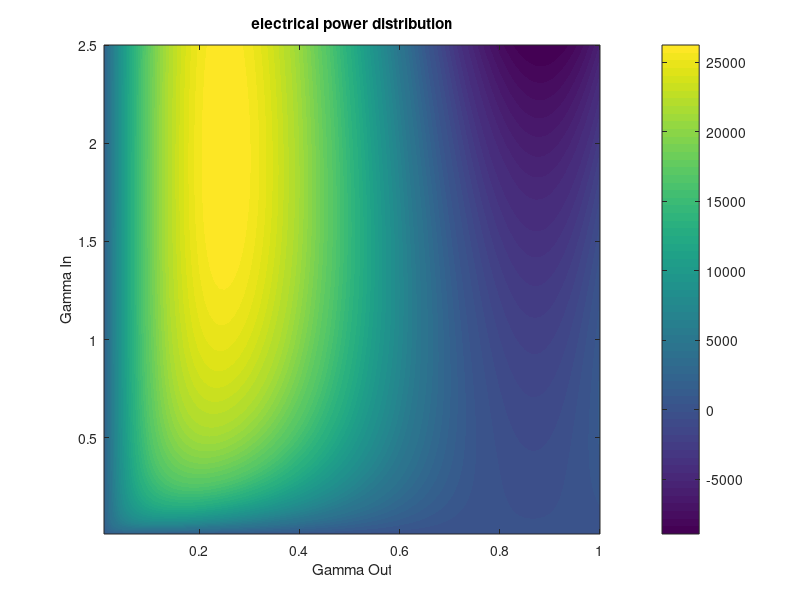

Write MATLAB code to recreate this figure. (Note: this script raises an error after producing the figure.)
% main script
% initialization
clf; clear;
format long;

% data parameters
v_w_adj = linspace(0.5, 25, 100);
A_proj_list = linspace(7, 25, 25);
F_out_list = linspace(10, 150, 20);
v_w_n = 10;
CL_out = 1.06;
A_proj = 16.65;
T_out_target = 10300;
T_out_max = 10300;
rho = 1.18;
lc = 250;
CD_out = 0.15;
CD_in = 0.10;
eff_in = 0.639;
eff_out = 0.652;
P_avg_e_req = 20000;
max_reel_speed = 25;
a_elev_out = 30 * pi / 180;
a_elev_in = 70 * pi / 180;
F_out = CL_out^3 / CD_out^2;
F_in = CD_in;
P_w = 0.5 * v_w_n^3 * rho;

number_of_steps = 100;
% gamma range
lim = max_reel_speed / v_w_n;
resolution = 100;
gamma_in = linspace(0.01, lim, resolution);
gamma_out = linspace(0.01, 1, resolution);

power_array_e = zeros(resolution, resolution);

% power array
for cj = 1:resolution
    for ci = 1:resolution
        power_array_e(ci, cj) = P_w * A_proj * ...
            (eff_out * F_out * (cos(a_elev_out) - gamma_out(cj))^2 - ...
            (F_in / eff_in) * (gamma_in(ci)^2 + 2 * cos(a_elev_in) * gamma_in(ci) + 1)) * ...
            ((gamma_out(cj) * gamma_in(ci)) / (gamma_out(cj) + gamma_in(ci)));
    end
end

% objective function
objective = @(gamma) -P_w * A_proj * ...
    (eff_out * F_out * (cos(a_elev_out) - gamma(1))^2 - ...
    (F_in / eff_in) * (gamma(2)^2 + 2 * cos(a_elev_in) * gamma(2) + 1)) * ...
    ((gamma(1) * gamma(2)) / (gamma(1) + gamma(2)));

% initial point
initial_point = [0.5, 0.5];

% contour plot
figure;
contourf(gamma_out, gamma_in, power_array_e, 200, 'LineColor', 'none');
colorbar;
xlabel('Gamma Out');
ylabel('Gamma In');
title('electrical power distribution');
hold on;

% run with original values
tic;
[optimum_value, func_evals, path] = run_optimization(initial_point, 1e-10, 1e-6, objective, [0.01, 1; 0.01, lim]);
runtime = toc;
fprintf('runtime of main optimization loop: %.4f seconds\n', runtime);

% path for normal run
plot(path(:,1), path(:,2), 'r-o', 'LineWidth', 2, 'MarkerSize', 5);
text(path(end, 1) + 0.05, path(end, 2) + 0.05, sprintf('max\n(%.2f, %.2f)', path(end, 1), path(end, 2)), ...
    'Color', 'red', 'FontSize', 12, 'FontWeight', 'bold', 'BackgroundColor', 'white');
hold off;
drawnow;

% different step sizes
step_sizes = logspace(-20, -0.3, number_of_steps);
optimum_values_step_size = zeros(size(step_sizes));
num_evaluations_step_size = zeros(size(step_sizes));
runtimes_step_size = zeros(size(step_sizes));

for i = 1:length(step_sizes)
    step_size = step_sizes(i);
    tic;
    [optimum_value, func_evals, ~] = run_optimization(initial_point, 1e-10, step_size, objective, [0.01, 1; 0.01, lim]);
    runtimes_step_size(i) = toc;
    optimum_values_step_size(i) = optimum_value;
    num_evaluations_step_size(i) = func_evals;
end

% results for step size exploration
figure;
[ax1, h1, h2] = plotyy(step_sizes, optimum_values_step_size, step_sizes, num_evaluations_step_size, 'semilogx');
xlabel('Step size');
ylabel(ax1(1), 'Optimum objective function value');
ylabel(ax1(2), 'Number of function evaluations');
title('Optimum value and function evaluations for step sizes');
grid on;
h1.LineWidth = 2;
h2.LineWidth = 2;

drawnow;

figure;
[ax3, h5, h6] = plotyy(step_sizes, optimum_values_step_size, step_sizes, runtimes_step_size, 'semilogx');
xlabel('Step size');
ylabel(ax3(1), 'Optimum objective function value');
ylabel(ax3(2), 'Runtime (seconds)');
title('Optimum value and runtime for step sizes');
grid on;
h5.LineWidth = 2;
h6.LineWidth = 2;

drawnow;

% different perturbation sizes (hi)
hi_values = logspace(-20, -1, number_of_steps);
optimum_values_hi = zeros(size(hi_values));
num_evaluations_hi = zeros(size(hi_values));
runtimes_hi = zeros(size(hi_values));

for i = 1:length(hi_values)
    hi = hi_values(i);
    tic;
    [optimum_value, func_evals, ~] = run_optimization(initial_point, hi, 1e-6, objective, [0.01, 1; 0.01, lim]);
    runtimes_hi(i) = toc;
    optimum_values_hi(i) = optimum_value;
    num_evaluations_hi(i) = func_evals;
end

% results for hi exploration
figure;
[ax2, h3, h4] = plotyy(hi_values, optimum_values_hi, hi_values, num_evaluations_hi, 'semilogx');
xlabel('Perturbation size (hi)');
ylabel(ax2(1), 'optimum objective function value');
ylabel(ax2(2), 'Number of function evaluations');
title('Optimum value and function evaluations for perturbation sizes');
grid on;
h3.LineWidth = 2;
h4.LineWidth = 2;

drawnow;

figure;
[ax4, h7, h8] = plotyy(hi_values, optimum_values_hi, hi_values, runtimes_hi, 'semilogx');
xlabel('Perturbation size (hi)');
ylabel(ax4(1), 'Optimum objective function value');
ylabel(ax4(2), 'Runtime (seconds)');
title('Optimum value and runtime for perturbation sizes');
grid on;
h7.LineWidth = 2;
h8.LineWidth = 2;

drawnow;

% function to run the main optimization loop
function [optimum_value, func_evals, path] = run_optimization(initial_point, hi, step_size, objective, gamma_range)
    again = 1;
    cycle = 0;
    f_old = Inf;
    xq = initial_point;
    options = optimset('tolx', 1.0e-8, 'MaxFunEvals', 50);
    total_func_evals = 0;
    path = xq;

    while again >= 1 && cycle < 50
        cycle = cycle + 1;
        alpha = 0.0;
        sq = [0, 0];
        fx = objective(xq);
        fx1plush = objective([xq(1) + hi, xq(2)]);
        fx2plush = objective([xq(1), xq(2) + hi]);
        dfdx1 = (fx1plush - fx) / hi;
        dfdx2 = (fx2plush - fx) / hi;
        df = [dfdx1, dfdx2];
        sq = -df * step_size;

        % line search using fminbnd
        [alphaq, fval, exitflag, output] = fminbnd(@(alpha) objective(max(min(xq + alpha * sq, gamma_range(:,2)'), gamma_range(:,1)')), 0, 10, options);
        total_func_evals = total_func_evals + output.funcCount;

        xnew = max(min(xq + alphaq * sq, gamma_range(:,2)'), gamma_range(:,1)');

        plot(xq(1), xq(2), 'o');
        plot([xq(1), xnew(1)], [xq(2), xnew(2)], 'r-');

        xq = xnew;
        path = [path; xq];

        if abs(f_old - fval) < 10
            again = 0;
        end
        f_old = fval;
    end

    optimum_value = -fval;
    func_evals = total_func_evals;
end
